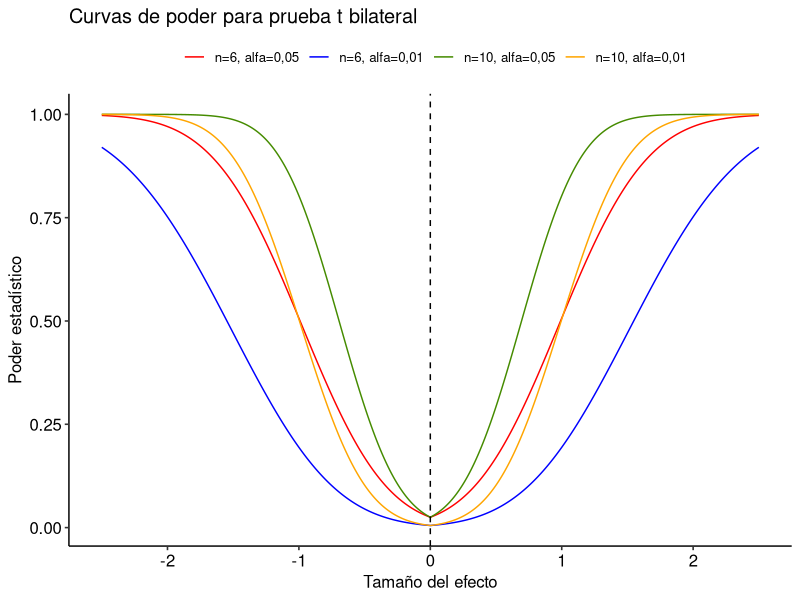

R code for this plot:
library(ggpubr)
library(tidyverse)

# Generar un vector con un rango de valores para la efecto
# de medias.
efecto <- seq(-2.5, 2.5, 0.01)

# Calcular el poder para una prueba t bilareral, para cada tamaño
# del efecto, asumiendo una muestra con desviación estándar igual a 1.
# Se consideran 4 escenarios para calcular el poder:
# 1. Una muestra de tamaño 6 y nivel de significación 0.05.
# 2. Una muestra de tamaño 6 y nivel de significación 0.01.
# 3. Una muestra de tamaño 10 y nivel de significación 0.05.
# 4. Una muestra de tamaño 10 y nivel de significación 0.01.
n_6_alfa_05 <- power.t.test(n = 6,
                      delta = efecto,
                      sd = 1,
                      sig.level = 0.05,
                      type = "one.sample",
                      alternative = "two.sided")$power

n_6_alfa_01 <- power.t.test(n = 6,
                      delta = efecto,
                      sd = 1,
                      sig.level = 0.01,
                      type = "one.sample",
                      alternative = "two.sided")$power

n_10_alfa_05 <- power.t.test(n = 10,
                       delta = efecto,
                       sd = 1,
                       sig.level = 0.05,
                       type = "one.sample",
                       alternative = "two.sided")$power

n_10_alfa_01 <- power.t.test(n = 10,
                             delta = efecto,
                             sd = 1,
                             sig.level = 0.01,
                             type = "one.sample",
                             alternative = "two.sided")$power

# Construir matriz de datos en formato ancho.
datos <- data.frame(efecto, n_6_alfa_05, n_6_alfa_01,
                    n_10_alfa_05, n_10_alfa_01)

# Llevar a formato largo.
datos <- datos %>% pivot_longer(!"efecto", 
                                names_to = "fuente",
                                values_to = "poder")

# Formatear fuente como variable categórica.
niveles <- c("n_6_alfa_05", "n_6_alfa_01", "n_10_alfa_05",
             "n_10_alfa_01")

etiquetas <- c("n=6, alfa=0,05", "n=6, alfa=0,01", "n=10, alfa=0,05",
               "n=10, alfa=0,01")

datos[["fuente"]] <- factor(datos[["fuente"]], levels = niveles,
                            labels = etiquetas)

# Graficar las curvas de poder.
g <- ggplot(datos, aes(efecto, poder,  colour = factor(fuente)))
g <- g + geom_line()
g <- g + labs(colour = "")
g <- g + ylab("Poder estadístico")
g <- g + xlab("Tamaño del efecto")

g <- g + scale_color_manual(values=c("red", "blue", "chartreuse4",
                                     "orange"))

g <- g + theme_pubr()
g <- g + ggtitle("Curvas de poder para prueba t bilateral")
g <- g + geom_vline(xintercept = 0, linetype = "dashed")

print(g)